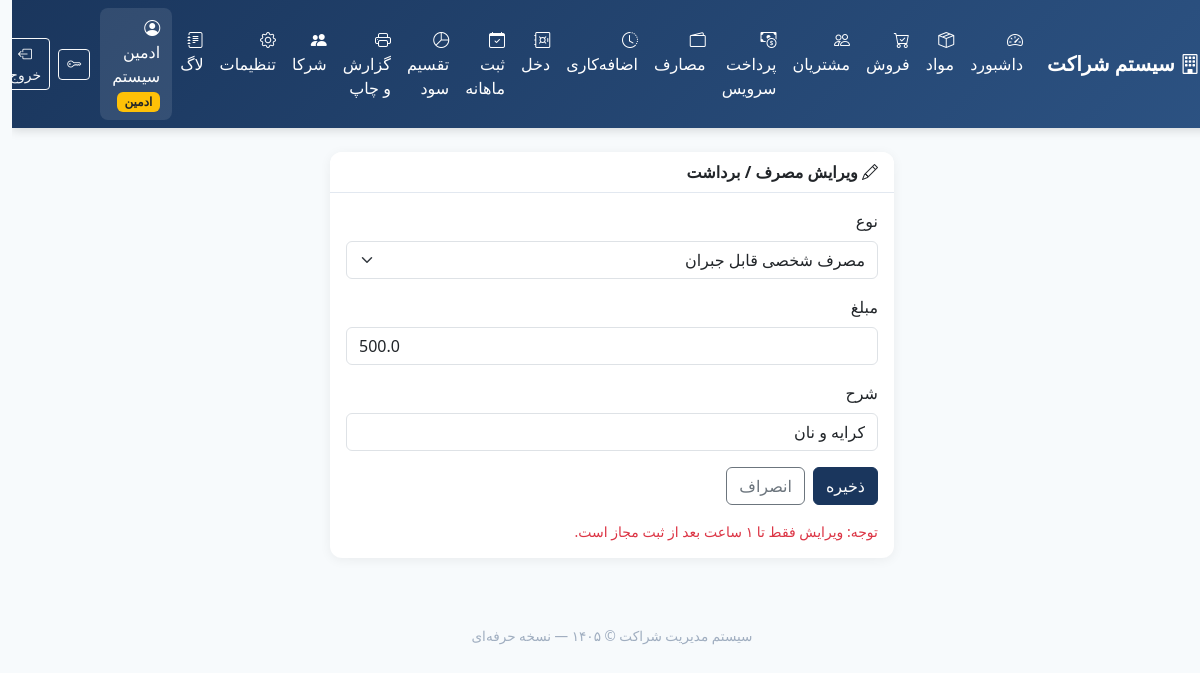
/expenses/edit/2 (signed in), run on the app's committed database.
### tables this page shows
CREATE TABLE users (
            id INTEGER PRIMARY KEY AUTOINCREMENT,
            username TEXT UNIQUE NOT NULL,
            password_hash TEXT NOT NULL,
            full_name TEXT NOT NULL,
            role TEXT NOT NULL CHECK(role IN ('admin', 'partner')),
            partner_code TEXT,
            photo TEXT,
            is_active INTEGER DEFAULT 1,
            created_at TEXT DEFAULT CURRENT_TIMESTAMP
        );

CREATE TABLE expenses (
            id INTEGER PRIMARY KEY AUTOINCREMENT,
            expense_date TEXT NOT NULL,
            month TEXT NOT NULL,
            partner_id INTEGER,
            expense_type TEXT NOT NULL CHECK(expense_type IN ('مصرف مشترک', 'برداشت شخصی', 'مصرف شخصی قابل جبران')),
            amount REAL NOT NULL,
            description TEXT,
            approved INTEGER DEFAULT 1,
            created_by INTEGER,
            created_at TEXT DEFAULT CURRENT_TIMESTAMP,
            FOREIGN KEY (partner_id) REFERENCES users(id),
            FOREIGN KEY (created_by) REFERENCES users(id)
        );

### app.py (the view, shortened to what this page needs)
@app.route("/expenses/edit/<int:id>", methods=["GET", "POST"])
@login_required
def expense_edit(id):
    conn = get_db()
    exp = conn.execute("SELECT * FROM expenses WHERE id=?", (id,)).fetchone()
    if not exp:
        flash("مورد یافت نشد.", "danger")
        conn.close()
        return redirect(url_for("expenses"))
    try:
        created = datetime.strptime(str(exp["created_at"])[:19], "%Y-%m-%d %H:%M:%S")
        if (datetime.now() - created).total_seconds() > 3600 and not current_user.is_admin:
            flash("زمان ویرایش (۱ ساعت) به پایان رسیده است.", "danger")
            conn.close()
            return redirect(url_for("expenses"))
    except Exception:
        pass
    if not current_user.is_admin and exp["created_by"] != current_user.id:
        flash("فقط ثبت‌کننده می‌تواند ویرایش کند.", "danger")
        conn.close()
        return redirect(url_for("expenses"))
    partners = conn.execute("SELECT id, full_name FROM users WHERE role='partner' AND is_active=1").fetchall()
    conn.close()
    return render_template("expense_edit.html", exp=exp, partners=partners)

### app.py (called while the page is built, shortened)
def get_db():
    conn = sqlite3.connect(DB_PATH)
    conn.row_factory = sqlite3.Row
    try:
        conn.execute("PRAGMA foreign_keys = ON")
    except Exception:
        pass
    return conn

@login_manager.user_loader
def load_user(user_id):
    conn = get_db()
    row = conn.execute("SELECT * FROM users WHERE id = ?", (user_id,)).fetchone()
    conn.close()
    if row and row["is_active"]:
        return User(row["id"], row["username"], row["full_name"], row["role"], row["partner_code"], row["is_active"])
    return None

    @property
    def is_active(self):
        return self._active

    @property
    def is_admin(self):
        return self.role == "admin"

### templates/expense_edit.html (shortened to what this page needs)
{% extends "base.html" %}
{% block content %}
<div class="row justify-content-center">
    <div class="col-md-6">
        <div class="card">
            <div class="card-header"><i class="bi bi-pencil"></i> ویرایش مصرف / برداشت</div>
            <div class="card-body">
                <form method="POST">
                    <div class="mb-3">
                        <label class="form-label">نوع</label>
                        <select name="expense_type" class="form-select" required>
                            {% for t in ['مصرف مشترک', 'برداشت شخصی', 'مصرف شخصی قابل جبران', 'برداشت از دخل', 'مصرف از دخل'] %}
                            <option value="{{ t }}" {% if exp.expense_type == t %}selected{% endif %}>{{ t }}</option>
                            {% endfor %}
                        </select>
                    </div>
                    <div class="mb-3">
                        <label class="form-label">مبلغ</label>
                        <input type="number" step="any" name="amount" class="form-control" required value="{{ exp.amount }}">
                    </div>
                    <div class="mb-3">
                        <label class="form-label">شرح</label>
                        <input type="text" name="description" class="form-control" required value="{{ exp.description or '' }}">
                    </div>
                    <div class="d-flex gap-2">
                        <button type="submit" class="btn btn-primary">ذخیره</button>
                        <a href="{{ url_for('expenses') }}" class="btn btn-outline-secondary">انصراف</a>
                    </div>
                </form>
                <div class="form-text mt-3 text-danger">توجه: ویرایش فقط تا ۱ ساعت بعد از ثبت مجاز است.</div>
            </div>
        </div>
    </div>
</div>
{% endblock %}

### templates/base.html (shortened to what this page needs)
<!DOCTYPE html>
<html lang="fa" dir="rtl">
<head>
    <link href="https://cdn.jsdelivr.net/npm/bootstrap@5.3.3/dist/css/bootstrap.rtl.min.css" rel="stylesheet">
    <link href="https://cdn.jsdelivr.net/npm/bootstrap-icons@1.11.3/font/bootstrap-icons.min.css" rel="stylesheet">
</head>
<body>
    {% if current_user.is_authenticated %}
    <nav class="navbar navbar-expand-lg navbar-dark sticky-top">
        <div class="container-fluid">
            <a class="navbar-brand fw-bold" href="{{ url_for('dashboard') }}">
                <i class="bi bi-building"></i> سیستم شراکت
            </a>
            <div class="collapse navbar-collapse" id="nav">
                <ul class="navbar-nav me-auto mb-2 mb-lg-0">
                    <li class="nav-item">
                        <a class="nav-link {% if request.endpoint == 'dashboard' %}active{% endif %}" href="{{ url_for('dashboard') }}">
                            <i class="bi bi-speedometer2"></i> داشبورد
                        </a>
                    </li>
                    <li class="nav-item">
                        <a class="nav-link {% if request.endpoint == 'products' %}active{% endif %}" href="{{ url_for('products') }}">
                            <i class="bi bi-box-seam"></i> مواد
                        </a>
                    </li>
                    <li class="nav-item">
                        <a class="nav-link {% if request.endpoint == 'sales' %}active{% endif %}" href="{{ url_for('sales') }}">
                            <i class="bi bi-cart-check"></i> فروش
                        </a>
                    </li>
                    <li class="nav-item">
                        <a class="nav-link {% if request.endpoint == 'customers' %}active{% endif %}" href="{{ url_for('customers') }}">
                            <i class="bi bi-people"></i> مشتریان
                        </a>
                    </li>
                    <li class="nav-item">
                        <a class="nav-link {% if request.endpoint == 'payments' %}active{% endif %}" href="{{ url_for('payments') }}">
                            <i class="bi bi-cash-coin"></i> پرداخت سرویس
                        </a>
                    </li>
                    <li class="nav-item">
                        <a class="nav-link {% if request.endpoint == 'expenses' %}active{% endif %}" href="{{ url_for('expenses') }}">
                            <i class="bi bi-wallet2"></i> مصارف
                        </a>
                    </li>
                    <li class="nav-item">
                        <a class="nav-link {% if request.endpoint == 'overtime' %}active{% endif %}" href="{{ url_for('overtime') }}">
                            <i class="bi bi-clock-history"></i> اضافه‌کاری
                        </a>
                    </li>
                    <li class="nav-item">
                        <a class="nav-link {% if request.endpoint == 'cash' %}active{% endif %}" href="{{ url_for('cash') }}">
                            <i class="bi bi-safe"></i> دخل
                        </a>
                    </li>
                    <li class="nav-item">
                        <a class="nav-link {% if request.endpoint == 'monthly' %}active{% endif %}" href="{{ url_for('monthly') }}">
                            <i class="bi bi-calendar-check"></i> ثبت ماهانه
                        </a>
                    </li>
                    <li class="nav-item">
                        <a class="nav-link {% if request.endpoint == 'profit' %}active{% endif %}" href="{{ url_for('profit') }}">
                            <i class="bi bi-pie-chart"></i> تقسیم سود
                        </a>
                    </li>
                    <li class="nav-item">
                        <a class="nav-link {% if request.endpoint == 'reports' %}active{% endif %}" href="{{ url_for('reports') }}">
                            <i class="bi bi-printer"></i> گزارش و چاپ
                        </a>
                    </li>
                    {% if current_user.is_admin %}
                    <li class="nav-item">
                        <a class="nav-link {% if request.endpoint == 'partners' %}active{% endif %}" href="{{ url_for('partners') }}">
                            <i class="bi bi-people-fill"></i> شرکا
                        </a>
                    </li>
                    <li class="nav-item">
                        <a class="nav-link {% if request.endpoint == 'settings' %}active{% endif %}" href="{{ url_for('settings') }}">
                            <i class="bi bi-gear"></i> تنظیمات
                        </a>
                    </li>
                    <li class="nav-item">
                        <a class="nav-link {% if request.endpoint == 'logs' %}active{% endif %}" href="{{ url_for('logs') }}">
                            <i class="bi bi-journal-text"></i> لاگ
                        </a>
                    </li>
                    {% endif %}
                </ul>
                <div class="d-flex align-items-center text-white">
                    <div class="sidebar-user">
                        <i class="bi bi-person-circle"></i>
                        {{ current_user.full_name }}
                        <span class="badge bg-warning text-dark badge-role">{{ 'ادمین' if current_user.is_admin else 'شریک' }}</span>
                    </div>
                    <a href="{{ url_for('change_password') }}" class="btn btn-sm btn-outline-light me-2" title="تغییر رمز">
                        <i class="bi bi-key"></i>
                    </a>
                    <a href="{{ url_for('logout') }}" class="btn btn-sm btn-outline-light">
                        <i class="bi bi-box-arrow-left"></i> خروج
                    </a>
                </div>
            </div>
        </div>
    </nav>
    {% endif %}
    <main class="container-fluid py-4 px-3 px-md-4">
        {% block content %}{% endblock %}
    </main>
    <footer>
        سیستم مدیریت شراکت &copy; ۱۴۰۵ — نسخه حرفه‌ای
    </footer>
</body>
</html>

### templates/base.html (style rules this page uses)
:root { --primary: #1a365d; --primary-light: #2c5282; --accent: #ed8936; --success: #38a169; --bg: #f7fafc; }
body { font-family: 'Tahoma', 'Segoe UI', Tahoma, sans-serif; background: var(--bg); min-height: 100vh; }
.navbar { background: linear-gradient(135deg, var(--primary), var(--primary-light)) !important; box-shadow: 0 2px 10px rgba(0,0,0,0.15); }
.navbar-brand, .nav-link { color: #fff !important; }
.card { border: none; border-radius: 12px; box-shadow: 0 2px 12px rgba(0,0,0,0.06); margin-bottom: 1.25rem; }
.card-header { background: #fff; border-bottom: 1px solid #e2e8f0; font-weight: 600; border-radius: 12px 12px 0 0 !important; }
.btn-primary { background: var(--primary); border-color: var(--primary); }
.badge-role { font-size: 0.75rem; }
.sidebar-user { background: rgba(255,255,255,0.1); border-radius: 8px; padding: 8px 12px; margin-left: 10px; }
footer { text-align: center; padding: 1.5rem; color: #a0aec0; font-size: 0.85rem; }

### data on the page
users: full_name "ادمین سیستم"
expenses: expense_type "مصرف شخصی قابل جبران", amount "500.0", description "کرایه و نان"

### other printed values
{{ 'ادمین' if current_user.is_admin else 'شریک' }} "ادمین"
